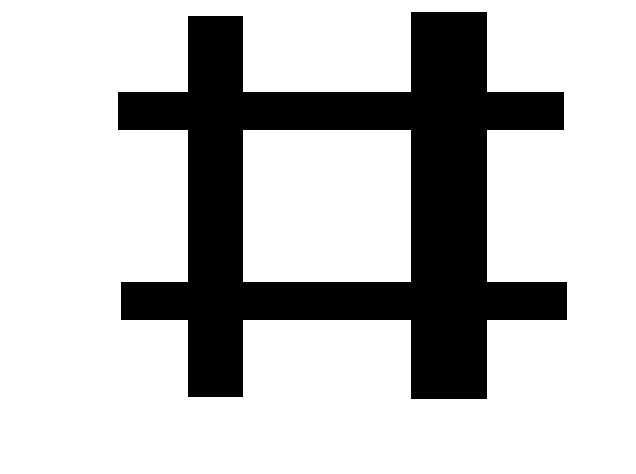
#> input picture examples/opencv-qing-song-ru-men/chapter09/sobel4.bmp, 636 x 474 px
$ python 9.2.py
#> lines starting #> are read from the running program, lines starting #| are printed output that depends on the picture; after the words box and inside, x2 and y2 are one past the last pixel; in counts of white or black regions, pixels touching at a corner belong together
# -*- coding: utf-8 -*-
import cv2 as cv

img_gray = cv.imread('sobel4.bmp', cv.IMREAD_GRAYSCALE)
#> img_gray: shape (474, 636); 75.4% white; 1 black region, box (x1, y1, x2, y2) and area: (118, 12, 567, 399) 74307
sobel_x = cv.Sobel(img_gray, -1, 1, 0)
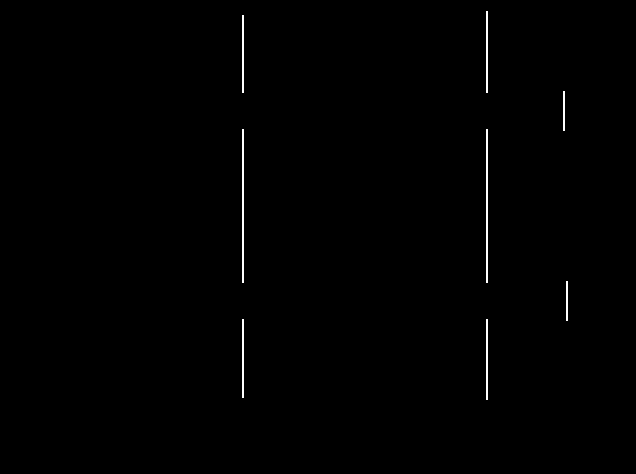
#> sobel_x: shape (474, 636); 0.47% white in thin lines or dots, all inside (x1, y1, x2, y2) = (242, 11, 568, 400)
cv.imshow("gray", img_gray)
cv.imshow("sobel_x", sobel_x)
cv.waitKey()
cv.destroyAllWindows()

$ run again, with examples/opencv-qing-song-ru-men/chapter09/sobel1.bmp copied over examples/opencv-qing-song-ru-men/chapter09/sobel4.bmp
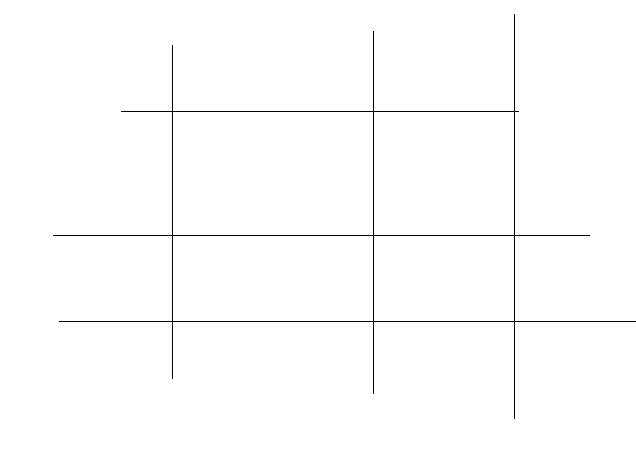
#> input picture examples/opencv-qing-song-ru-men/chapter09/sobel1.bmp, 636 x 474 px
#> img_gray: shape (474, 636); 99.1% white; black in thin lines or dots, all inside (x1, y1, x2, y2) = (53, 14, 636, 419)
#> `sobel_x = cv.Sobel(img_gray, -1, 1, 0)`:
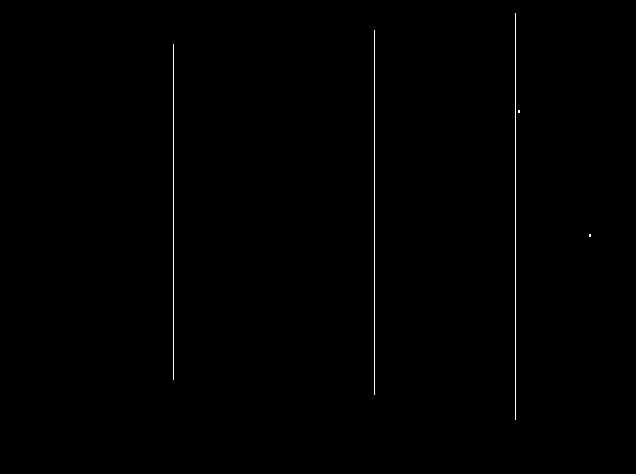
#> sobel_x: shape (474, 636); 0.37% white in thin lines or dots, all inside (x1, y1, x2, y2) = (173, 13, 591, 420)

$ run again, with examples/opencv-qing-song-ru-men/chapter09/sobel2.bmp copied over examples/opencv-qing-song-ru-men/chapter09/sobel4.bmp
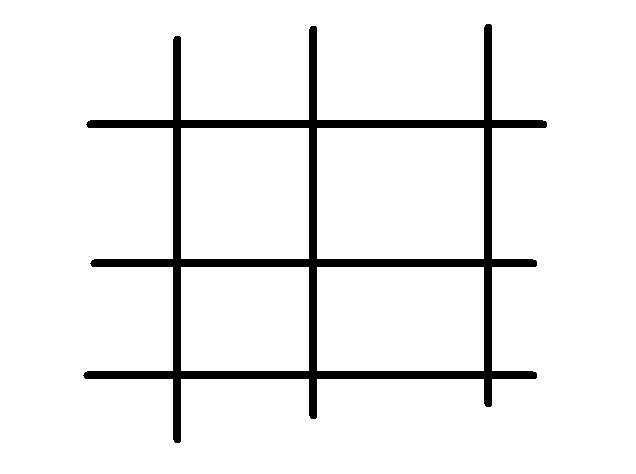
#> input picture examples/opencv-qing-song-ru-men/chapter09/sobel2.bmp, 636 x 474 px
#> img_gray: shape (474, 636); 93.5% white; 1 black region, box (x1, y1, x2, y2) and area: (83, 24, 547, 443) 19700
#> `sobel_x = cv.Sobel(img_gray, -1, 1, 0)`:
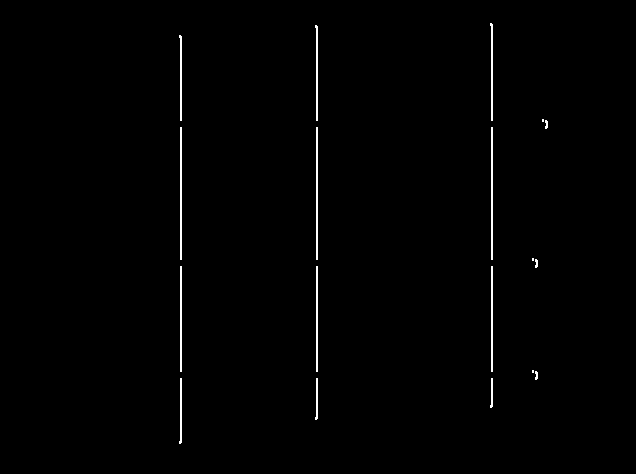
#> sobel_x: shape (474, 636); 0.78% white in thin lines or dots, all inside (x1, y1, x2, y2) = (179, 23, 548, 444)

$ run again, with examples/opencv-qing-song-ru-men/chapter09/sobel3.bmp copied over examples/opencv-qing-song-ru-men/chapter09/sobel4.bmp
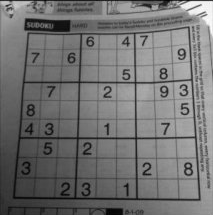
#> input picture examples/opencv-qing-song-ru-men/chapter09/sobel3.bmp, 213 x 215 px
#> img_gray is the input picture: shape (215, 213); min 0, max 255, mean 113.6
#> `sobel_x = cv.Sobel(img_gray, -1, 1, 0)`:
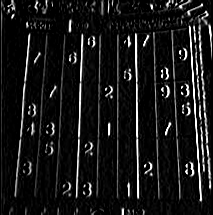
#> sobel_x: shape (215, 213); min 0, max 255, mean 23.4
